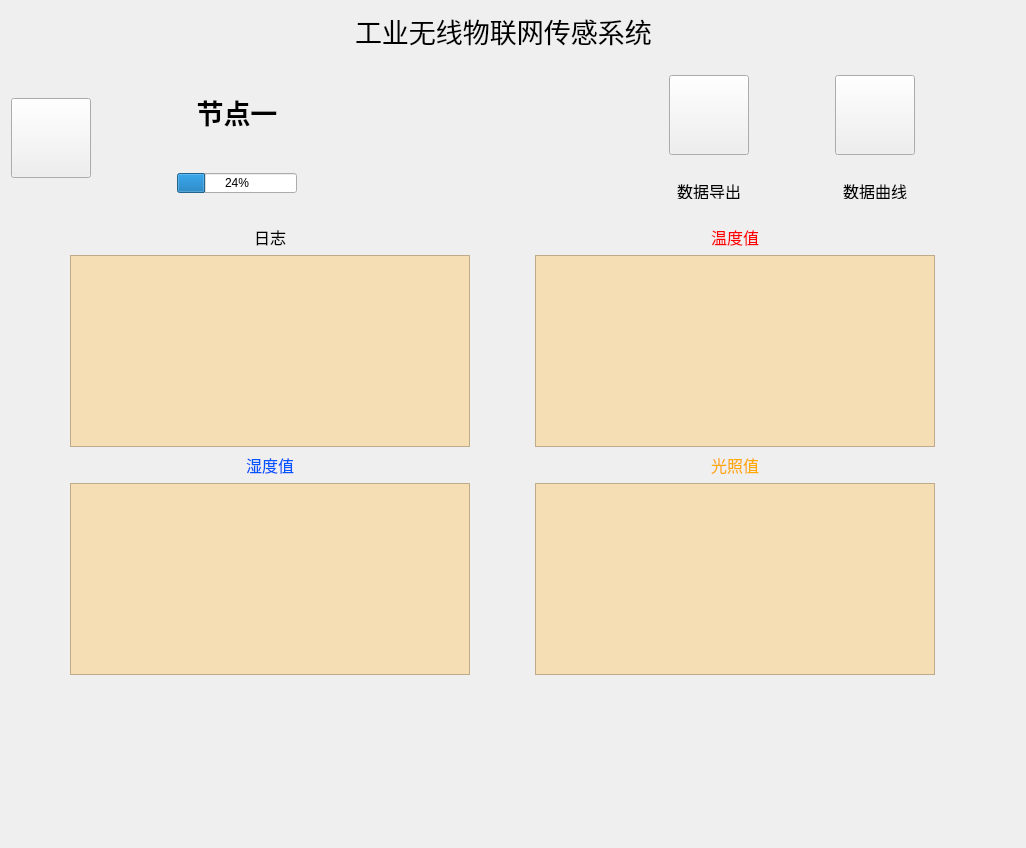
<?xml version="1.0" encoding="UTF-8"?>
<ui version="4.0">
 <class>nodeOne</class>
 <widget class="QWidget" name="nodeOne">
  <property name="geometry">
   <rect>
    <x>0</x>
    <y>0</y>
    <width>1026</width>
    <height>848</height>
   </rect>
  </property>
  <property name="windowTitle">
   <string>Form</string>
  </property>
  <layout class="QGridLayout" name="gridLayout">
   <item row="0" column="0">
    <layout class="QHBoxLayout" name="horizontalLayout_5">
     <item>
      <spacer name="horizontalSpacer">
       <property name="orientation">
        <enum>Qt::Horizontal</enum>
       </property>
       <property name="sizeHint" stdset="0">
        <size>
         <width>40</width>
         <height>20</height>
        </size>
       </property>
      </spacer>
     </item>
     <item>
      <widget class="QLabel" name="label_6">
       <property name="text">
        <string>&lt;html&gt;&lt;head/&gt;&lt;body&gt;&lt;p&gt;&lt;span style=&quot; font-size:20pt;&quot;&gt;工业无线物联网传感系统&lt;/span&gt;&lt;/p&gt;&lt;/body&gt;&lt;/html&gt;</string>
       </property>
      </widget>
     </item>
     <item>
      <spacer name="horizontalSpacer_2">
       <property name="orientation">
        <enum>Qt::Horizontal</enum>
       </property>
       <property name="sizeHint" stdset="0">
        <size>
         <width>40</width>
         <height>20</height>
        </size>
       </property>
      </spacer>
     </item>
    </layout>
   </item>
   <item row="1" column="0">
    <layout class="QHBoxLayout" name="horizontalLayout_2">
     <item>
      <widget class="QPushButton" name="pushButton_Return">
       <property name="minimumSize">
        <size>
         <width>80</width>
         <height>80</height>
        </size>
       </property>
       <property name="maximumSize">
        <size>
         <width>80</width>
         <height>80</height>
        </size>
       </property>
       <property name="styleSheet">
        <string notr="true">border-image: url(:/PIC/Return.png);</string>
       </property>
       <property name="text">
        <string/>
       </property>
      </widget>
     </item>
     <item>
      <spacer name="horizontalSpacer_7">
       <property name="orientation">
        <enum>Qt::Horizontal</enum>
       </property>
       <property name="sizeHint" stdset="0">
        <size>
         <width>40</width>
         <height>20</height>
        </size>
       </property>
      </spacer>
     </item>
     <item>
      <layout class="QVBoxLayout" name="verticalLayout_9">
       <item>
        <widget class="QLabel" name="label_4">
         <property name="minimumSize">
          <size>
           <width>120</width>
           <height>60</height>
          </size>
         </property>
         <property name="maximumSize">
          <size>
           <width>120</width>
           <height>60</height>
          </size>
         </property>
         <property name="text">
          <string>&lt;html&gt;&lt;head/&gt;&lt;body&gt;&lt;p&gt;&lt;span style=&quot; font-size:20pt; font-weight:600;&quot;&gt;节点一&lt;/span&gt;&lt;/p&gt;&lt;/body&gt;&lt;/html&gt;</string>
         </property>
         <property name="alignment">
          <set>Qt::AlignCenter</set>
         </property>
        </widget>
       </item>
       <item>
        <widget class="QProgressBar" name="progressBar">
         <property name="minimumSize">
          <size>
           <width>120</width>
           <height>20</height>
          </size>
         </property>
         <property name="maximumSize">
          <size>
           <width>120</width>
           <height>20</height>
          </size>
         </property>
         <property name="value">
          <number>24</number>
         </property>
         <property name="alignment">
          <set>Qt::AlignCenter</set>
         </property>
        </widget>
       </item>
      </layout>
     </item>
     <item>
      <spacer name="horizontalSpacer_3">
       <property name="orientation">
        <enum>Qt::Horizontal</enum>
       </property>
       <property name="sizeHint" stdset="0">
        <size>
         <width>18</width>
         <height>20</height>
        </size>
       </property>
      </spacer>
     </item>
     <item>
      <layout class="QVBoxLayout" name="verticalLayout_6">
       <item>
        <spacer name="verticalSpacer">
         <property name="orientation">
          <enum>Qt::Vertical</enum>
         </property>
         <property name="sizeHint" stdset="0">
          <size>
           <width>20</width>
           <height>18</height>
          </size>
         </property>
        </spacer>
       </item>
       <item>
        <layout class="QHBoxLayout" name="horizontalLayout">
         <item>
          <widget class="QLabel" name="label_currentTime">
           <property name="minimumSize">
            <size>
             <width>200</width>
             <height>0</height>
            </size>
           </property>
           <property name="maximumSize">
            <size>
             <width>200</width>
             <height>16777215</height>
            </size>
           </property>
           <property name="text">
            <string/>
           </property>
           <property name="alignment">
            <set>Qt::AlignCenter</set>
           </property>
          </widget>
         </item>
        </layout>
       </item>
       <item>
        <spacer name="verticalSpacer_2">
         <property name="orientation">
          <enum>Qt::Vertical</enum>
         </property>
         <property name="sizeHint" stdset="0">
          <size>
           <width>20</width>
           <height>18</height>
          </size>
         </property>
        </spacer>
       </item>
      </layout>
     </item>
     <item>
      <spacer name="horizontalSpacer_4">
       <property name="orientation">
        <enum>Qt::Horizontal</enum>
       </property>
       <property name="sizeHint" stdset="0">
        <size>
         <width>18</width>
         <height>20</height>
        </size>
       </property>
      </spacer>
     </item>
     <item>
      <layout class="QVBoxLayout" name="verticalLayout_7">
       <item>
        <widget class="QPushButton" name="pushButton">
         <property name="minimumSize">
          <size>
           <width>80</width>
           <height>80</height>
          </size>
         </property>
         <property name="maximumSize">
          <size>
           <width>80</width>
           <height>80</height>
          </size>
         </property>
         <property name="styleSheet">
          <string notr="true">border-image: url(:/PIC/Output1.png);</string>
         </property>
         <property name="text">
          <string/>
         </property>
        </widget>
       </item>
       <item>
        <widget class="QLabel" name="label_7">
         <property name="minimumSize">
          <size>
           <width>0</width>
           <height>20</height>
          </size>
         </property>
         <property name="maximumSize">
          <size>
           <width>16777215</width>
           <height>20</height>
          </size>
         </property>
         <property name="text">
          <string>&lt;html&gt;&lt;head/&gt;&lt;body&gt;&lt;p&gt;&lt;span style=&quot; font-size:12pt;&quot;&gt;数据导出&lt;/span&gt;&lt;/p&gt;&lt;/body&gt;&lt;/html&gt;</string>
         </property>
         <property name="alignment">
          <set>Qt::AlignCenter</set>
         </property>
        </widget>
       </item>
      </layout>
     </item>
     <item>
      <spacer name="horizontalSpacer_5">
       <property name="orientation">
        <enum>Qt::Horizontal</enum>
       </property>
       <property name="sizeHint" stdset="0">
        <size>
         <width>18</width>
         <height>20</height>
        </size>
       </property>
      </spacer>
     </item>
     <item>
      <layout class="QVBoxLayout" name="verticalLayout_8">
       <item>
        <widget class="QPushButton" name="pushButton_2">
         <property name="minimumSize">
          <size>
           <width>80</width>
           <height>80</height>
          </size>
         </property>
         <property name="maximumSize">
          <size>
           <width>80</width>
           <height>80</height>
          </size>
         </property>
         <property name="styleSheet">
          <string notr="true">border-image: url(:/PIC/Series1.png);</string>
         </property>
         <property name="text">
          <string/>
         </property>
        </widget>
       </item>
       <item>
        <widget class="QLabel" name="label_8">
         <property name="minimumSize">
          <size>
           <width>0</width>
           <height>20</height>
          </size>
         </property>
         <property name="maximumSize">
          <size>
           <width>16777215</width>
           <height>20</height>
          </size>
         </property>
         <property name="text">
          <string>&lt;html&gt;&lt;head/&gt;&lt;body&gt;&lt;p&gt;&lt;span style=&quot; font-size:12pt;&quot;&gt;数据曲线&lt;/span&gt;&lt;/p&gt;&lt;/body&gt;&lt;/html&gt;</string>
         </property>
         <property name="alignment">
          <set>Qt::AlignCenter</set>
         </property>
        </widget>
       </item>
      </layout>
     </item>
     <item>
      <spacer name="horizontalSpacer_6">
       <property name="orientation">
        <enum>Qt::Horizontal</enum>
       </property>
       <property name="sizeHint" stdset="0">
        <size>
         <width>17</width>
         <height>20</height>
        </size>
       </property>
      </spacer>
     </item>
    </layout>
   </item>
   <item row="2" column="0">
    <layout class="QVBoxLayout" name="verticalLayout_5">
     <item>
      <layout class="QHBoxLayout" name="horizontalLayout_3">
       <item>
        <layout class="QVBoxLayout" name="verticalLayout">
         <item>
          <widget class="QLabel" name="label_5">
           <property name="minimumSize">
            <size>
             <width>400</width>
             <height>0</height>
            </size>
           </property>
           <property name="maximumSize">
            <size>
             <width>400</width>
             <height>16777215</height>
            </size>
           </property>
           <property name="text">
            <string>&lt;html&gt;&lt;head/&gt;&lt;body&gt;&lt;p&gt;&lt;span style=&quot; font-size:12pt;&quot;&gt;日志&lt;/span&gt;&lt;/p&gt;&lt;/body&gt;&lt;/html&gt;</string>
           </property>
           <property name="alignment">
            <set>Qt::AlignCenter</set>
           </property>
          </widget>
         </item>
         <item>
          <widget class="QTextEdit" name="textEdit_4">
           <property name="minimumSize">
            <size>
             <width>400</width>
             <height>0</height>
            </size>
           </property>
           <property name="maximumSize">
            <size>
             <width>400</width>
             <height>16777215</height>
            </size>
           </property>
           <property name="styleSheet">
            <string notr="true">background-color: rgb(245, 222, 179);</string>
           </property>
           <property name="readOnly">
            <bool>true</bool>
           </property>
          </widget>
         </item>
        </layout>
       </item>
       <item>
        <layout class="QVBoxLayout" name="verticalLayout_2">
         <item>
          <widget class="QLabel" name="label">
           <property name="minimumSize">
            <size>
             <width>400</width>
             <height>0</height>
            </size>
           </property>
           <property name="maximumSize">
            <size>
             <width>400</width>
             <height>16777215</height>
            </size>
           </property>
           <property name="text">
            <string>&lt;html&gt;&lt;head/&gt;&lt;body&gt;&lt;p align=&quot;center&quot;&gt;&lt;span style=&quot; font-size:12pt; color:#ff0000;&quot;&gt;温度值&lt;/span&gt;&lt;/p&gt;&lt;/body&gt;&lt;/html&gt;</string>
           </property>
           <property name="alignment">
            <set>Qt::AlignCenter</set>
           </property>
          </widget>
         </item>
         <item>
          <widget class="QTextEdit" name="textEdit">
           <property name="minimumSize">
            <size>
             <width>400</width>
             <height>0</height>
            </size>
           </property>
           <property name="maximumSize">
            <size>
             <width>400</width>
             <height>16777215</height>
            </size>
           </property>
           <property name="styleSheet">
            <string notr="true">background-color: rgb(245, 222, 179);</string>
           </property>
           <property name="readOnly">
            <bool>true</bool>
           </property>
          </widget>
         </item>
        </layout>
       </item>
      </layout>
     </item>
     <item>
      <layout class="QHBoxLayout" name="horizontalLayout_4">
       <item>
        <layout class="QVBoxLayout" name="verticalLayout_3">
         <item>
          <widget class="QLabel" name="label_2">
           <property name="minimumSize">
            <size>
             <width>400</width>
             <height>0</height>
            </size>
           </property>
           <property name="maximumSize">
            <size>
             <width>400</width>
             <height>16777215</height>
            </size>
           </property>
           <property name="text">
            <string>&lt;html&gt;&lt;head/&gt;&lt;body&gt;&lt;p align=&quot;center&quot;&gt;&lt;span style=&quot; font-size:12pt; color:#0055ff;&quot;&gt;湿度值&lt;/span&gt;&lt;/p&gt;&lt;/body&gt;&lt;/html&gt;</string>
           </property>
           <property name="alignment">
            <set>Qt::AlignCenter</set>
           </property>
          </widget>
         </item>
         <item>
          <widget class="QTextEdit" name="textEdit_2">
           <property name="minimumSize">
            <size>
             <width>400</width>
             <height>0</height>
            </size>
           </property>
           <property name="maximumSize">
            <size>
             <width>400</width>
             <height>16777215</height>
            </size>
           </property>
           <property name="styleSheet">
            <string notr="true">background-color: rgb(245, 222, 179);</string>
           </property>
           <property name="readOnly">
            <bool>true</bool>
           </property>
          </widget>
         </item>
        </layout>
       </item>
       <item>
        <layout class="QVBoxLayout" name="verticalLayout_4">
         <item>
          <widget class="QLabel" name="label_3">
           <property name="minimumSize">
            <size>
             <width>400</width>
             <height>0</height>
            </size>
           </property>
           <property name="maximumSize">
            <size>
             <width>400</width>
             <height>16777215</height>
            </size>
           </property>
           <property name="text">
            <string>&lt;html&gt;&lt;head/&gt;&lt;body&gt;&lt;p align=&quot;center&quot;&gt;&lt;span style=&quot; font-size:12pt; color:#ffaa00;&quot;&gt;光照值&lt;/span&gt;&lt;/p&gt;&lt;/body&gt;&lt;/html&gt;</string>
           </property>
           <property name="alignment">
            <set>Qt::AlignCenter</set>
           </property>
          </widget>
         </item>
         <item>
          <widget class="QTextEdit" name="textEdit_3">
           <property name="minimumSize">
            <size>
             <width>400</width>
             <height>0</height>
            </size>
           </property>
           <property name="maximumSize">
            <size>
             <width>400</width>
             <height>16777215</height>
            </size>
           </property>
           <property name="styleSheet">
            <string notr="true">background-color: rgb(245, 222, 179);</string>
           </property>
           <property name="readOnly">
            <bool>true</bool>
           </property>
          </widget>
         </item>
        </layout>
       </item>
      </layout>
     </item>
    </layout>
   </item>
   <item row="3" column="1">
    <spacer name="verticalSpacer_3">
     <property name="orientation">
      <enum>Qt::Vertical</enum>
     </property>
     <property name="sizeHint" stdset="0">
      <size>
       <width>20</width>
       <height>154</height>
      </size>
     </property>
    </spacer>
   </item>
  </layout>
  <zorder></zorder>
  <zorder>verticalSpacer_3</zorder>
  <zorder>label_7</zorder>
  <zorder>label_8</zorder>
  <zorder>progressBar</zorder>
 </widget>
 <resources/>
 <connections/>
</ui>
